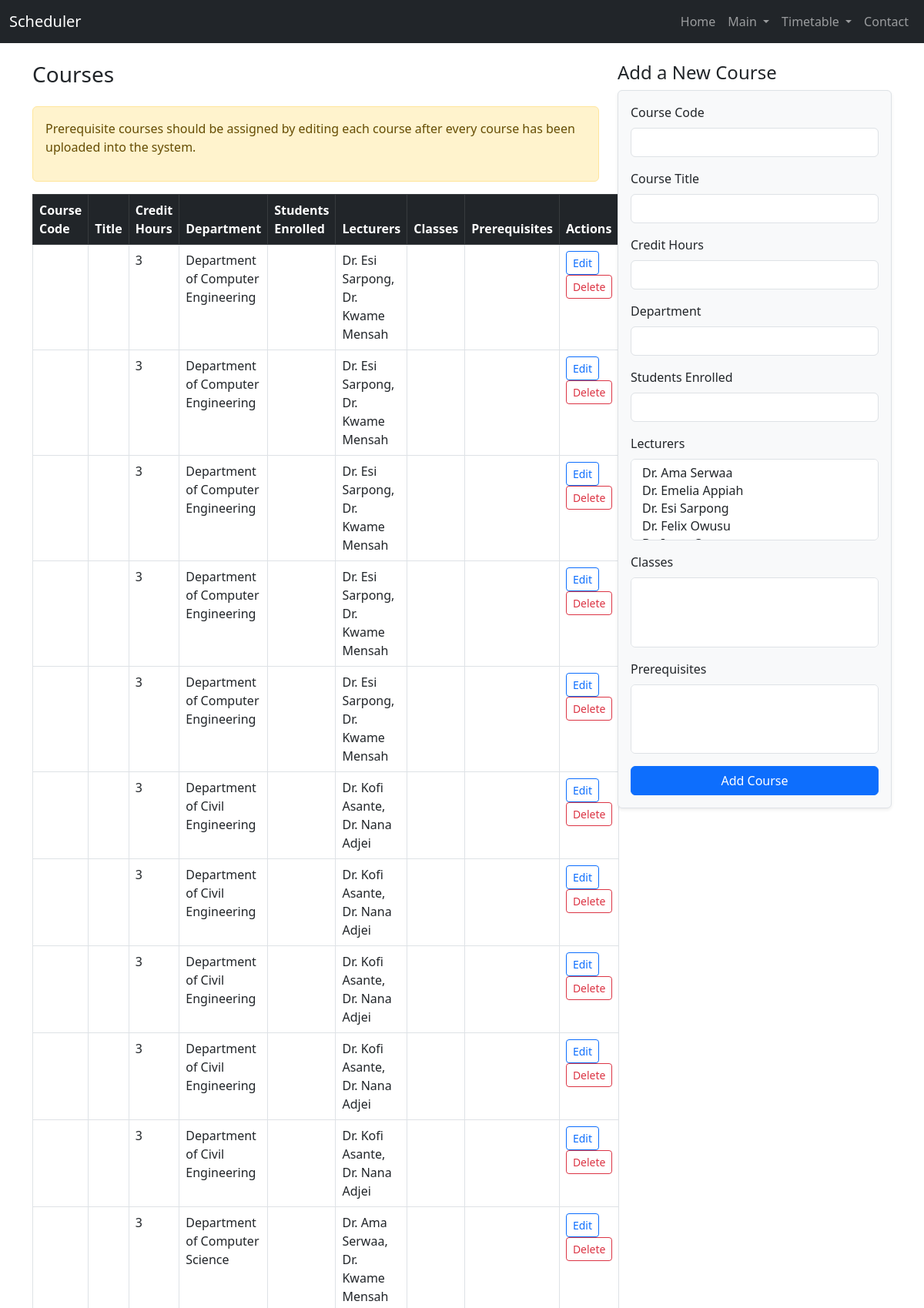
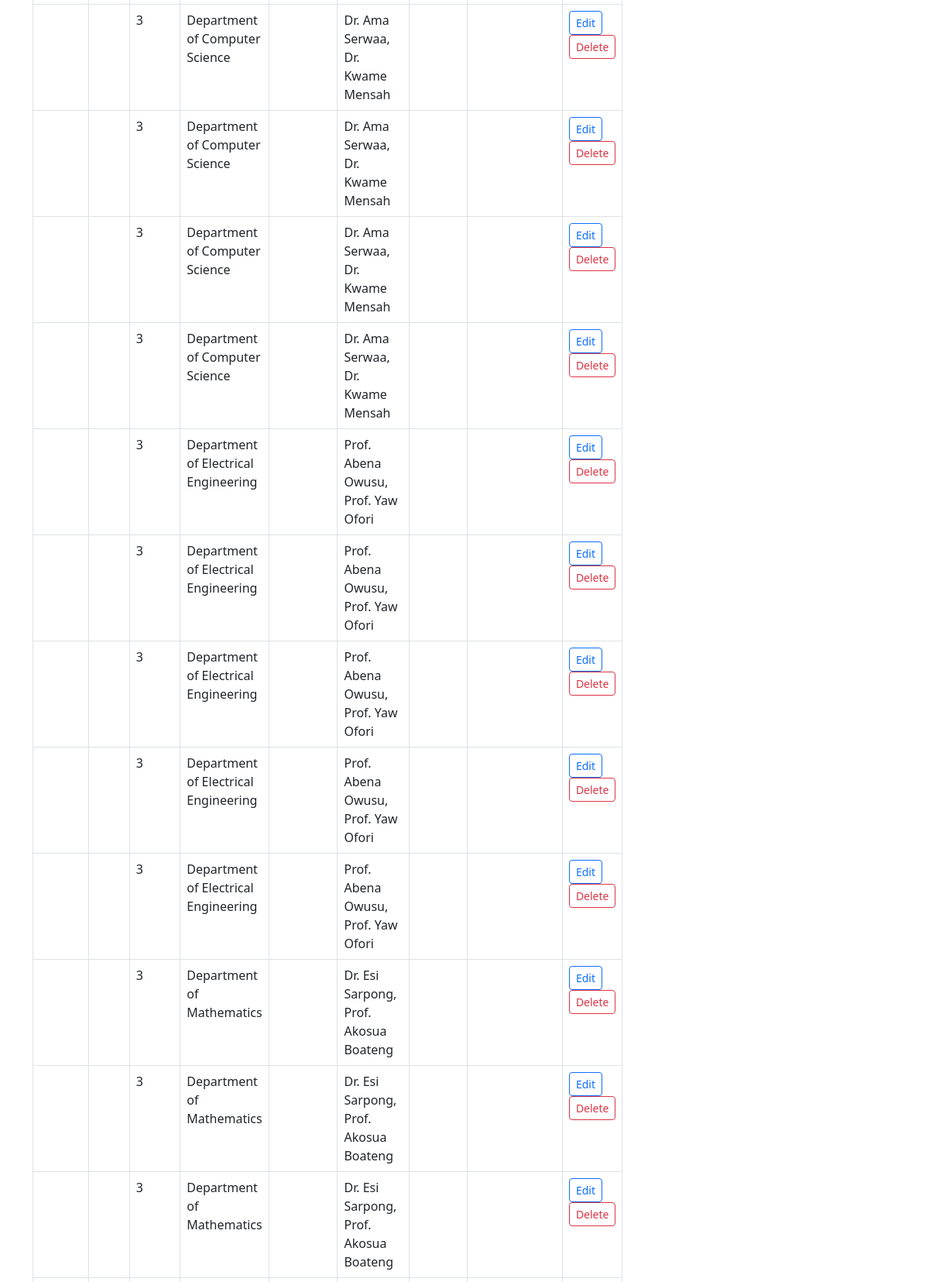
The app's page /timetable/courses/ (upper part) with its own data (2 pictures, top to bottom).
### Timetable/models.py (models this page shows, shortened)
class Course(models.Model):
    code = models.CharField(max_length=20, unique=True)
    title = models.CharField(max_length=200)
    course_type = models.ForeignKey(CourseType, on_delete=models.CASCADE)
    department = models.ForeignKey(Department, on_delete=models.CASCADE)
    credit_hours = models.PositiveIntegerField()
    enrollment = models.PositiveIntegerField()
    lecturers = models.ManyToManyField(Lecturer, related_name='courses')
    classes = models.ManyToManyField(Class, related_name='courses')
    requires_lab = models.BooleanField(default=False)
    lab_type = models.ForeignKey(LabType, on_delete=models.SET_NULL, null=True, blank=True)
    class Meta:
        ordering = ['code']

class Department(models.Model):
    code = models.CharField(max_length=10, unique=True)
    name = models.CharField(max_length=100)
    building = models.ForeignKey(Building, on_delete=models.SET_NULL, null=True, blank=True)
    college = models.ForeignKey('College', on_delete=models.SET_NULL, null=True, blank=True, related_name='departments')
    def __str__(self):
        return self.name

class Lecturer(models.Model):
    name = models.CharField(max_length=100)
    department = models.ForeignKey(Department, on_delete=models.CASCADE)
    staff_id = models.CharField(max_length=20, unique=True, db_index=True, null=True, blank=True)
    availability = models.JSONField(blank=True, null=True)  # For regular teaching availability
    proctor_availability = models.JSONField(blank=True, null=True)  # For exam proctoring availability
    is_proctor = models.BooleanField(default=False)
    max_courses = models.PositiveIntegerField(default=4)
    is_active = models.BooleanField(default=True)
    class Meta:
        ordering = ['name']

### Timetable/views.py (the view, shortened to what this page needs)
# urls.py: path('courses/', views.courses, name='courses'),
def courses(request):
    courses = Course.objects.all()
    all_lecturers = Lecturer.objects.all()
    all_classes = Class.objects.all()
    all_courses = Course.objects.all()
    return render(request, 'timetable/courses.html', {
        'courses': courses,
        'all_lecturers': all_lecturers,
        'all_classes': all_classes,
        'all_courses': all_courses
    })

### templates/timetable/courses.html (shortened to what this page needs)
{% extends 'home/base.html' %}
{% block content %}
<div class="row">
    <div class="col-md-8">
        <h3 class="mb-4">Courses</h3>
        <div class="alert alert-warning" role="alert">
            <p>Prerequisite courses should be assigned by editing each course after every course has been uploaded into the system.</p>
        </div>
        <table class="table table-bordered table-hover">
            <thead class="table-dark">
                <tr>
                    <th>Course Code</th>
                    <th>Title</th>
                    <th>Credit Hours</th>
                    <th>Department</th>
                    <th>Students Enrolled</th>
                    <th>Lecturers</th>
                    <th>Classes</th>
                    <th>Prerequisites</th>
                    <th>Actions</th>
                </tr>
            </thead>
            <tbody>
                {% for course in courses %}
                <tr>
                    <td>{{ course.course_code }}</td>
                    <td>{{ course.course_title }}</td>
                    <td>{{ course.credit_hours }}</td>
                    <td>{{ course.department }}</td>
                    <td>{{ course.students_enrolled }}</td>
                    <td>
                        {% for lecturer in course.lecturers.all %}
                            {{ lecturer.name }}{% if not forloop.last %}, {% endif %}
                        {% endfor %}
                    </td>
                    <td>
                    </td>
                    <td>
                    </td>
                    <td>
                        <a href="{% url 'edit_course' course.id %}" class="btn btn-sm btn-outline-primary">Edit</a>
                        <a href="{% url 'delete_course' course.id %}" class="btn btn-sm btn-outline-danger" onclick="return confirm('Are you sure you want to delete this course?');">Delete</a>
                    </td>
                </tr>
                {% empty %}
                <tr><td colspan="9">No courses added yet.</td></tr>
                {% endfor %}
            </tbody>
        </table>
    </div>
    <div class="col-md-4">
        <h4>Add a New Course</h4>
        <form method="post" class="border p-3 rounded shadow-sm bg-light">
            <div class="mb-3">
                <label for="course_code" class="form-label">Course Code</label>
                <input type="text" class="form-control" id="course_code" name="course_code" required>
            </div>
            <div class="mb-3">
                <label for="course_title" class="form-label">Course Title</label>
                <input type="text" class="form-control" id="course_title" name="course_title" required>
            </div>
            <div class="mb-3">
                <label for="credit_hours" class="form-label">Credit Hours</label>
                <input type="number" class="form-control" id="credit_hours" name="credit_hours" required>
            </div>
            <div class="mb-3">
                <label for="department" class="form-label">Department</label>
                <input type="text" class="form-control" id="department" name="department" required>
            </div>
            <div class="mb-3">
                <label for="students_enrolled" class="form-label">Students Enrolled</label>
                <input type="number" class="form-control" id="students_enrolled" name="students_enrolled" required>
            </div>
            <div class="mb-3">
                <label for="lecturers" class="form-label">Lecturers</label>
                <select multiple class="form-select" id="lecturers" name="lecturers">
                    {% for lecturer in all_lecturers %}
                        <option value="{{ lecturer.id }}">{{ lecturer.name }}</option>
                    {% endfor %}
                </select>
            </div>
            <div class="mb-3">
                <label for="classes" class="form-label">Classes</label>
                <select multiple class="form-select" id="classes" name="classes">
                    {% for cls in all_classes %}
                        <option value="{{ cls.id }}">{{ cls.class_code }}</option>
                    {% endfor %}
                </select>
            </div>
            <div class="mb-3">
                <label for="course_prerequisites" class="form-label">Prerequisites</label>
                <select multiple class="form-select" id="course_prerequisites" name="course_prerequisites">
                    {% for course in all_courses %}
                        <option value="{{ course.id }}">{{ course.course_code }}</option>
                    {% endfor %}
                </select>
            </div>
            <button type="submit" class="btn btn-primary w-100">Add Course</button>
        </form>
    </div>
</div>
{% endblock %}

### records on screen
Course: credit_hours "3", department "Department of Computer Engineering", {{ course.id }} 446 (drawn)
Lecturer: name "Dr. Esi Sarpong", {{ lecturer.id }} 264 (drawn)
Lecturer: name "Dr. Kwame Mensah"
Course: credit_hours "3", department "Department of Computer Engineering", {{ course.id }} 447 (drawn)
Course: credit_hours "3", department "Department of Computer Engineering", {{ course.id }} 448 (drawn)
Course: credit_hours "3", department "Department of Computer Engineering", {{ course.id }} 449 (drawn)
Course: credit_hours "3", department "Department of Computer Engineering", {{ course.id }} 450 (drawn)
Course: credit_hours "3", department "Department of Civil Engineering"
Lecturer: name "Dr. Kofi Asante"
Lecturer: name "Dr. Nana Adjei"
Course: credit_hours "3", department "Department of Civil Engineering"
Course: credit_hours "3", department "Department of Civil Engineering"
Course: credit_hours "3", department "Department of Civil Engineering"
Course: credit_hours "3", department "Department of Civil Engineering"
Course: credit_hours "3", department "Department of Computer Science"
Lecturer: name "Dr. Ama Serwaa", {{ lecturer.id }} 262 (drawn)
Course: credit_hours "3", department "Department of Computer Science"
Course: credit_hours "3", department "Department of Computer Science"
Course: credit_hours "3", department "Department of Computer Science"
Course: credit_hours "3", department "Department of Computer Science"
Course: credit_hours "3", department "Department of Electrical Engineering"
Lecturer: name "Prof. Abena Owusu"
Lecturer: name "Prof. Yaw Ofori"
Course: credit_hours "3", department "Department of Electrical Engineering"
Course: credit_hours "3", department "Department of Electrical Engineering"
Course: credit_hours "3", department "Department of Electrical Engineering"
Course: credit_hours "3", department "Department of Electrical Engineering"
Course: credit_hours "3", department "Department of Mathematics"
Lecturer: name "Prof. Akosua Boateng"
Course: credit_hours "3", department "Department of Mathematics"
Course: credit_hours "3", department "Department of Mathematics"
